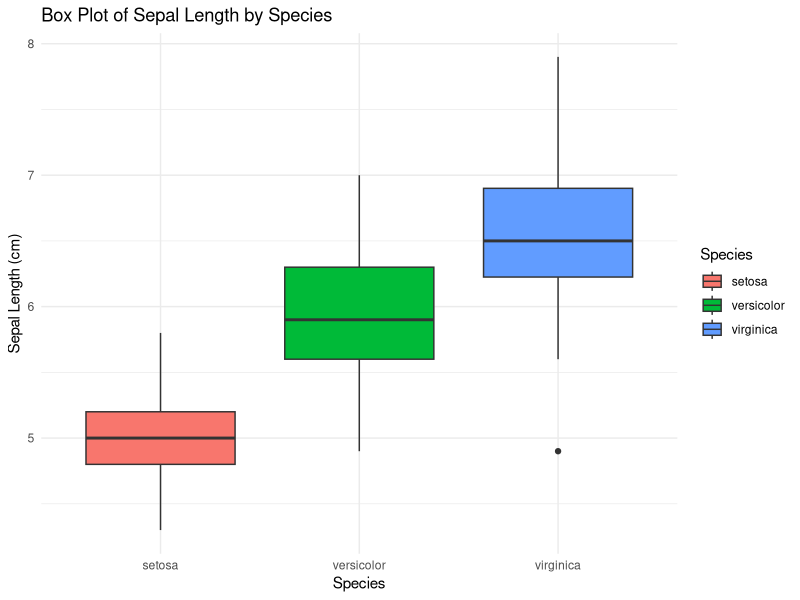

Reproduce this figure in R.
library(ggplot2)
ggplot(data = iris, aes(x = Species, y = Sepal.Length, fill = Species)) +
 geom_boxplot() + # Adds box plot
 labs(title = "Box Plot of Sepal Length by Species", 
  x = "Species", 
  y = "Sepal Length (cm)") +
 theme_minimal()